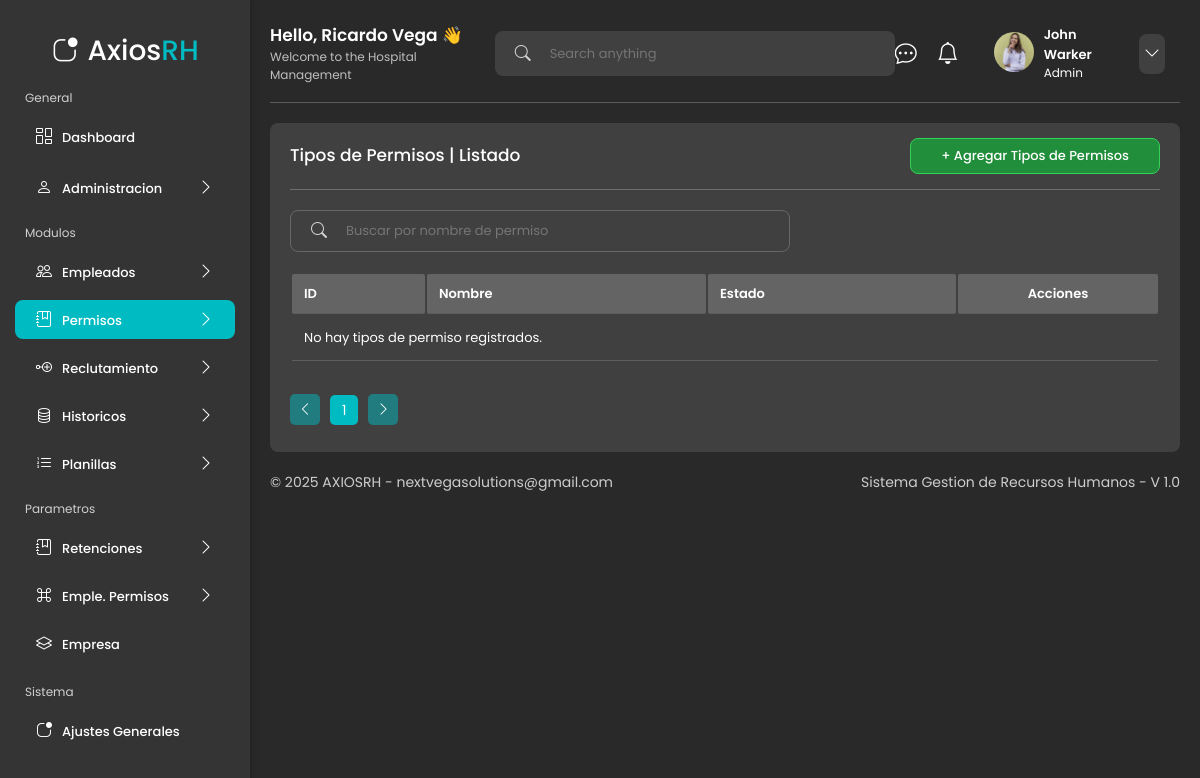
Page /permisos/empleado_tipo_permisos on the earlier database version.
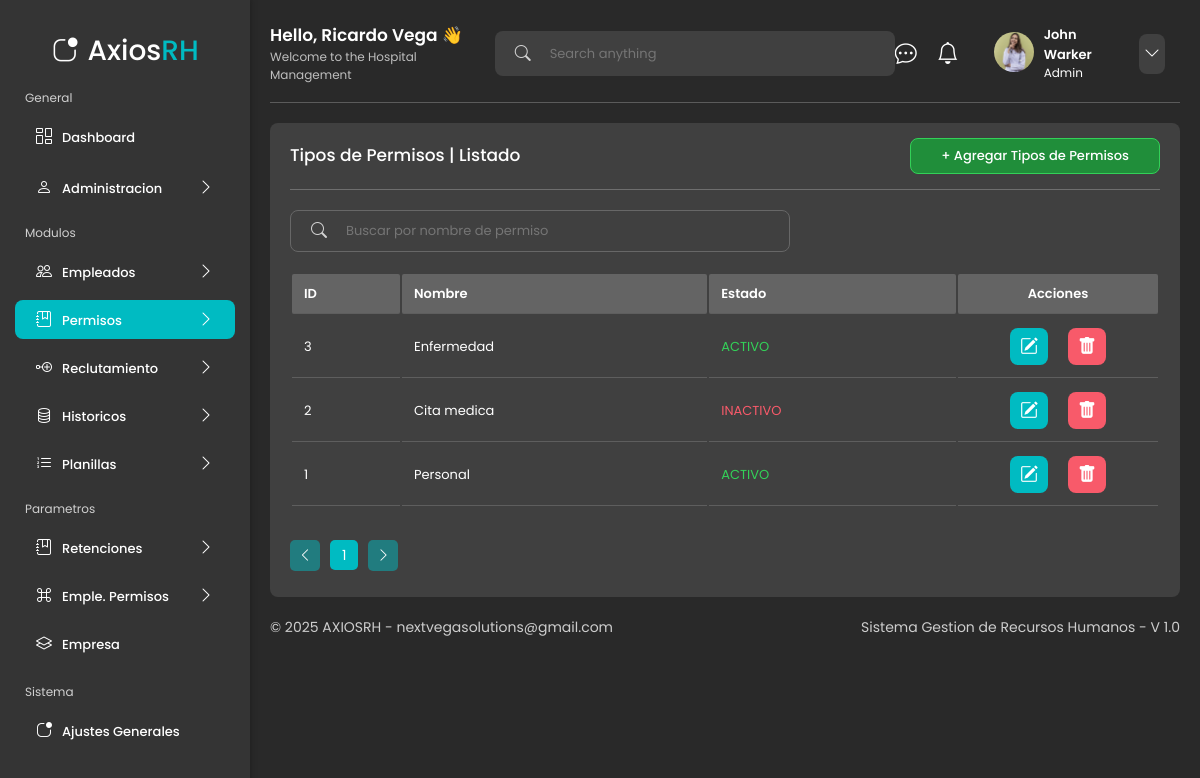
Same page on the later database version.
### app/models.py (models this page shows, shortened)
class TipoPermiso(models.Model):
    ESTADO_CHOICES = [
        ('ACTIVO', 'Activo'),
        ('INACTIVO', 'Inactivo'),
    ]
    nombre = models.CharField(max_length=100)
    estado = models.CharField(max_length=10, choices=ESTADO_CHOICES)
    class Meta:
        verbose_name = "Tipo de Permiso"
        verbose_name_plural = "Tipos de Permiso"

### app/views.py (the view)
# urls.py: path("permisos/empleado_tipo_permisos", views.empleado_tipo_permisos, name="empleado_tipo_permisos"),
def empleado_tipo_permisos(request):
    query = request.GET.get('buscador', '').strip()
    tipo_permisos_list = TipoPermiso.objects.all()
    if query:
        tipo_permisos_list = tipo_permisos_list.filter(nombre__icontains=query)
    tipo_permisos_list = tipo_permisos_list.order_by('-id')
    paginator = Paginator(tipo_permisos_list, 10)
    page_number = request.GET.get('page')
    tipo_permisos = paginator.get_page(page_number)
    return render(request, 'pages/permisos/tipo_permisos.html', {
        'title': 'Tipos de Permisos',
        'tipo_permisos': tipo_permisos,
        'query': query,
    })

### ui/templates/pages/permisos/tipo_permisos.html (shortened to what this page needs)
{% extends 'layouts/dashboard_layout.html' %}
{% load static %}
{% block content %}
<main class="table__principal__datos">
    <section class="table__principal__datos__content">
        <div class="table__left__information">
            <header class="table__left__information__header">
                <div class="table__left__information__header__title">
                    <h3 class="table__left__information__header__title-text">{{title}} | Listado</h3>
                </div>
                <div class="table__left__information__header__link">
                    <a class="table__left__information__header__link-click" href="{% url 'empleado_nuevo_tipo_permiso' %}">+ Agregar {{title}}</a>
                </div>
            </header>
            <div class="table__left__information__help">
                <form method="get" class="table__left__information__help__form">
                    <label for="search" class="table__left__information__help__form-label"><i class="bi bi-search"></i></label>
                    <div class="table__left__information__help__form__input">
                        <input
                            class="table__left__information__help__form__input-text"
                            type="search"
                            name="buscador"
                            id="search"
                            placeholder="Buscar por nombre de permiso"
                            value="{{ request.GET.q|default:'' }}"
                        >
                    </div>
                </form>
            </div>
            <table class="table__left__information__table">
                <thead>
                    <tr>
                        <th>ID</th>
                        <th>Nombre</th>
                        <th>Estado</th>
                        <th class="sortable sortable__acciones" style="text-align: center;">Acciones</th>
                    </tr>
                </thead>
                <tbody>
                    {% for tipo in tipo_permisos %}
                        <tr>
                            <td>{{ tipo.id }}</td>
                            <td>{{ tipo.nombre }}</td>
                            <td class="status {% if tipo.estado == 'ACTIVO' %}discharge{% else %}transfer{% endif %}">
                                {{ tipo.estado }}
                            </td>
                            <td class="table__left__information__table__acciones">
                                <a href="{% url 'empleado_editar_tipo_permiso' tipo.id %}" class="editar">
                                    <i class="bi bi-pencil-square"></i>
                                </a>
                                <a href="{% url 'empleado_eliminar_tipo_permiso' tipo.id %}" class="eliminar" data-id="{{ tipo.id }}">
                                    <i class="bi bi-trash-fill"></i>
                                </a>
                            </td>
                        </tr>
                    {% empty %}
                        <tr>
                            <td colspan="4">No hay tipos de permiso registrados.</td>
                        </tr>
                    {% endfor %}
                </tbody>
            </table>
            <div class="pagination">
                <ul class="pagination_list">
                    <li>
                        {% if tipo_permisos.has_previous %}
                            <a href="?page={{ tipo_permisos.previous_page_number }}{% if query %}&q={{ query }}{% endif %}">
                                <i class="bi bi-chevron-left"></i>
                            </a>
                        {% else %}
                            <span class="disabled"><i class="bi bi-chevron-left"></i></span>
                        {% endif %}
                    </li>
                    <li>
                        <a href="?page={{ tipo_permisos.number }}{% if query %}&q={{ query }}{% endif %}" class="current">
                            {{ tipo_permisos.number }}
                        </a>
                    </li>
                    <li>
                        {% if tipo_permisos.has_next %}
                            <a href="?page={{ tipo_permisos.next_page_number }}{% if query %}&q={{ query }}{% endif %}">
                                <i class="bi bi-chevron-right"></i>
                            </a>
                        {% else %}
                            <span class="disabled"><i class="bi bi-chevron-right"></i></span>
                        {% endif %}
                    </li>
                </ul>
            </div>
        </div>
    </section>
</main>
{% endblock %}

Differences in the rows shown:
added TipoPermiso: id "3", nombre "Enfermedad", estado "ACTIVO"
added TipoPermiso: id "2", nombre "Cita medica", estado "INACTIVO"
added TipoPermiso: id "1", nombre "Personal", estado "ACTIVO"
Other differences:
text no longer shown: "No hay tipos de permiso registrados."
